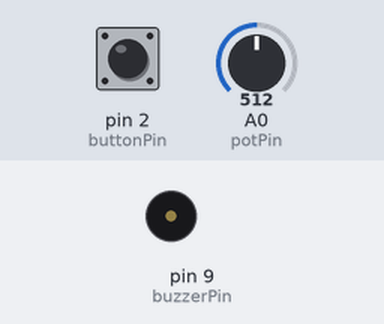
Bench run of a sketch on a simulated Arduino Uno, built with avr-gcc and run on an emulated ATmega328P. Shown: buzzer (waves = sounding). Inputs (shaded band) come from the test bench; at power-on: pin 2 (buttonPin) HIGH, A0 (potPin) = 512.

Above: at 1.2 s.
1.3 s: pin 2 (buttonPin) pulled LOW for 1 s
At 1.45 s:
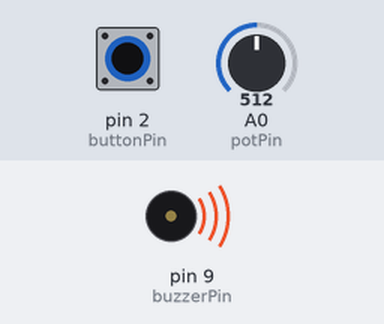
3.8 s: pin 2 (buttonPin) pulled LOW for 0.15 s
At 4.8 s:
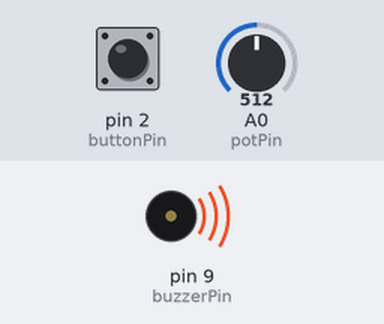
5.4 s: pin 2 (buttonPin) pulled LOW for 3.2 s
At 9.6 s:
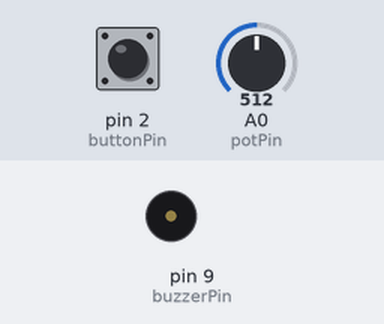
Timing chart, 0 to 11.1 s (numbered marks = the images above; inputs shaded):
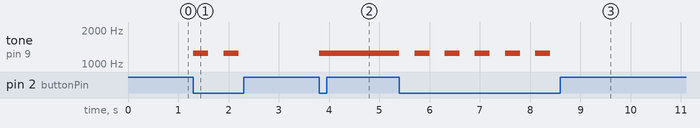

Measured:
- after the input at 1.3 s, tone on pin 9 (buzzerPin): alternates 1250 Hz for 0.30 s and silent for 0.30 s, 4 changes in all, then stays silent, starting at once
- after the input at 3.8 s, tone on pin 9 (buzzerPin): silent → 1250 Hz at once
- after the input at 5.4 s, tone on pin 9 (buzzerPin): alternates 1250 Hz for 0.30 s and silent for 0.30 s, 11 changes in all, then stays silent, starting at once

The sketch:

buzzer.ino
```cpp
#include <Arduino.h>

int buzzerPin = 9;     // Pin al que conectamos el buzzer
int buttonPin = 2;     // Pin al que conectamos el botón
int potPin = A0;       // Pin al que conectamos el potenciómetro
bool buzzerOn = false; // Estado del buzzer (encendido o apagado)

void setup()
{
  pinMode(buzzerPin, OUTPUT);       // Configuramos el pin del buzzer como salida
  pinMode(buttonPin, INPUT_PULLUP); // Usamos la resistencia pull-up interna
  pinMode(potPin, INPUT);           // Configuramos el pin del potenciómetro como entrada
}

void loop()
{
  // Si el botón está presionado (lectura baja por el pull-up)
  if (digitalRead(buttonPin) == LOW)
  {
    // Cambiamos el estado del buzzer
    buzzerOn = !buzzerOn;

    // Si el buzzer está encendido, emitimos tono
    if (buzzerOn)
    {
      // Leer el valor del potenciómetro y mapearlo a una frecuencia
      int potValue = analogRead(potPin);
      int frequency = map(potValue, 0, 1023, 500, 2000); // Mapeamos el valor del potenciómetro a una frecuencia entre 500 y 2000 Hz
      tone(buzzerPin, frequency);                        // Emitimos el tono con la frecuencia ajustada por el potenciómetro
    }
    else
    {
      noTone(buzzerPin); // Apagamos el tono
    }

    // Esperamos un poco para evitar el rebote del botón
    delay(300);
  }
}
```
